Frame 1 (no input): blank canvas, image omitted
Frame 60 (no input): blank canvas, image omitted
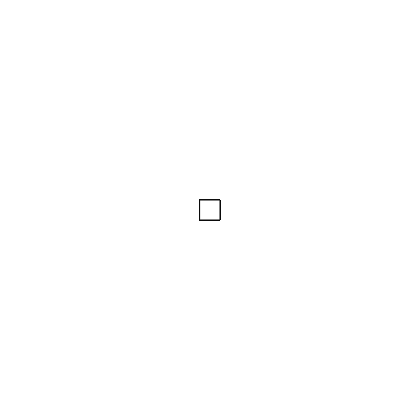
Frame 120 (the mouse pressed at the canvas centre since frame 60)

The p5.js sketch whose frames 1 and 60 were blank and that drew this single picture after the mouse press (run headless with seeded random() and noise() and a simulated clock; from frame 60 on, the mouse is pressed at the canvas centre):

// p5.js sketch
// ── sketch.js
function setup() {
  createCanvas(400, 400);
  background("white");
}

function draw() {
  stroke("rgb(10,10,10)");
  fill("rgb(255,252,252)8)");

  if(mouseIsPressed) {
    rect(mouseX, mouseY, 20, 20);
  }
}
